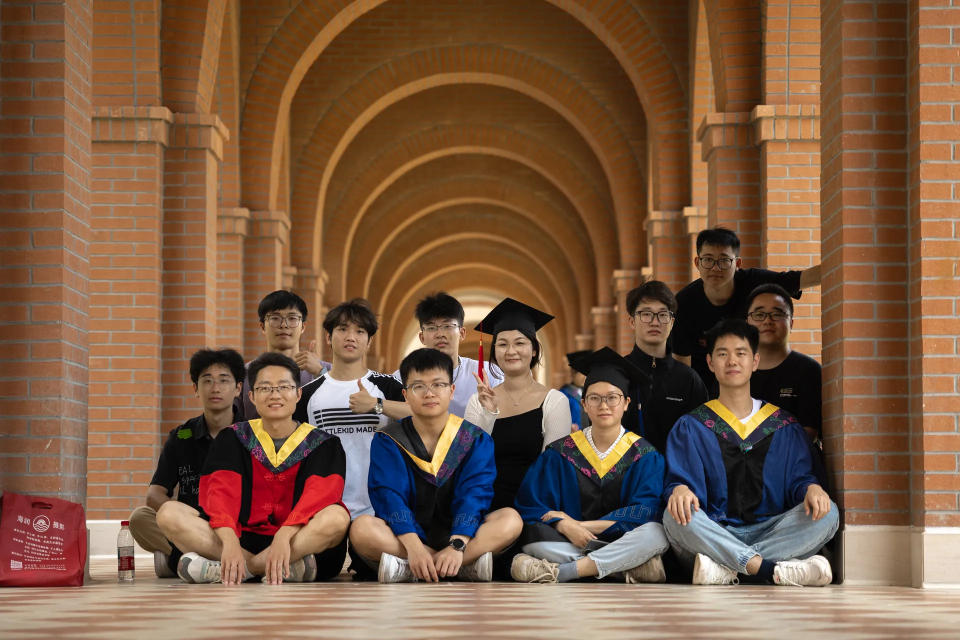
#> input picture assets/photo/05eb1f58b8d38bfffea3672271a0950.webp, 1920 x 1279 px (shown at 1/2 size); its folder holds 4 pictures in this run; the run also reads 1 picture not shown here
$ python compression.py
#> lines starting #> are read from the running program, lines starting #| are printed output that depends on the picture
import os
from PIL import Image
from concurrent.futures import ThreadPoolExecutor, as_completed

# 输入输出目录
input_dir = "assets/photo"
output_dir = "assets/photo1"

# 创建输出目录
os.makedirs(output_dir, exist_ok=True)

# 支持格式
valid_ext = ['.jpg', '.jpeg', '.png', '.webp']

# 压缩质量（10~95）
quality = 10

# 是否转成 webp（True/False）
convert_to_webp = False

# 最大允许尺寸（自动缩放），不缩放则设 None
max_size = 2000


def compress_image(input_path, output_path):
    try:
        img = Image.open(input_path)

        # 自动缩小尺寸
        if max_size:
            w, h = img.size
            if max(w, h) > max_size:
                scale = max_size / max(w, h)
                img = img.resize((int(w * scale), int(h * scale)), Image.LANCZOS)

        # 转为 RGB 避免 PNG alpha 问题
        if img.mode in ("RGBA", "P"):
            img = img.convert("RGB")

        # 导出 webp
        if convert_to_webp:
            output_path = output_path.rsplit(".", 1)[0] + ".webp"
            img.save(output_path, "webp", quality=quality, optimize=True)
        else:
            img.save(output_path, quality=quality, optimize=True)

        return f"✔ 压缩完成: {input_path} → {output_path}"

    except Exception as e:
        return f"✘ 失败: {input_path}, 错误: {e}"


def get_all_images():
    tasks = []
    for root, dirs, files in os.walk(input_dir):
        for file in files:
            ext = os.path.splitext(file)[1].lower()
            if ext in valid_ext:
                input_path = os.path.join(root, file)

                # 保持目录结构
                rel_dir = os.path.relpath(root, input_dir)
                save_dir = os.path.join(output_dir, rel_dir)
                os.makedirs(save_dir, exist_ok=True)
                output_path = os.path.join(save_dir, file)

                tasks.append((input_path, output_path))
    return tasks


def main():
    tasks = get_all_images()

    print(f"共发现 {len(tasks)} 张图片，开始多线程压缩...\n")

    # 线程数（可按 CPU 核心调整，建议 4~16）
    thread_count = 16

    with ThreadPoolExecutor(max_workers=thread_count) as executor:
        future_list = {executor.submit(compress_image, inp, out): (inp, out) for inp, out in tasks}
#> in compress_image, img is the input picture: PIL image 1920x1279 RGB; mean R, G, B 123.6, 90.9, 67.1
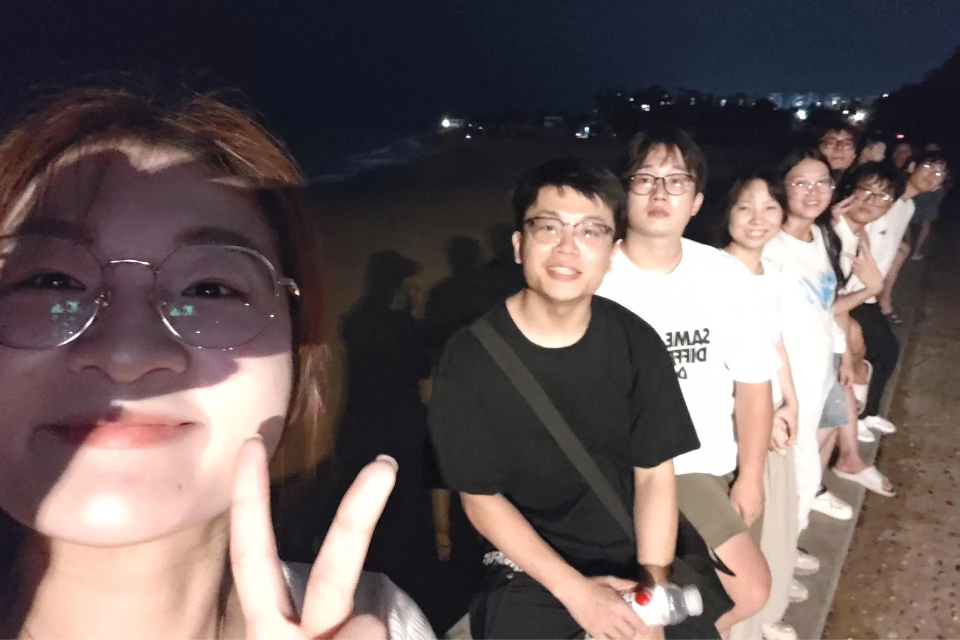
#> input picture assets/photo/0b9ed68cd6989bea87e1f0c0579e28d.webp, 1920 x 1280 px (shown at 1/2 size)
#> in compress_image, img is the input picture: PIL image 1920x1280 RGB; mean R, G, B 104.2, 90.7, 90.2
#> call 3 of compress_image, with input_path = 'assets/photo/13395145353083158.webp', output_path = 'assets/photo1/./13395145353083158.webp'
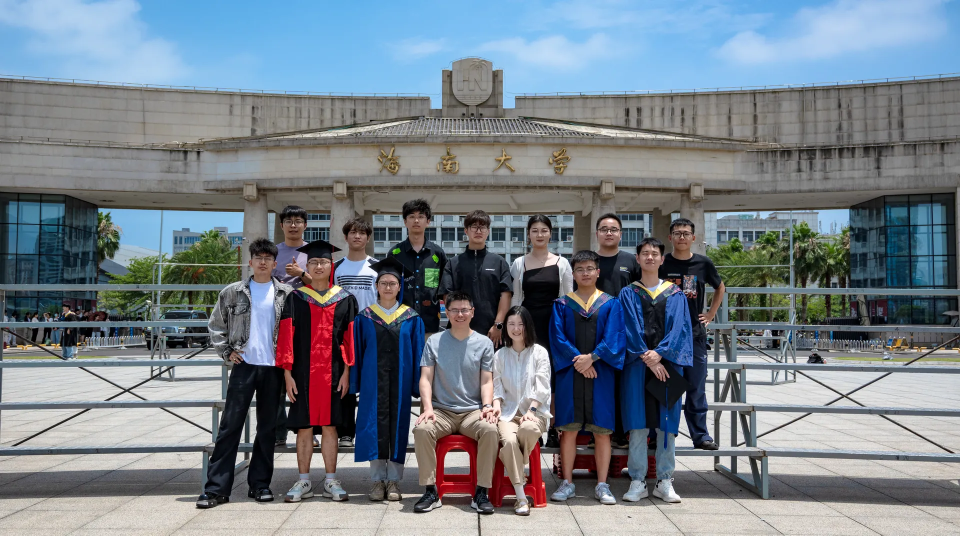
#> input picture assets/photo/13395145353083158.webp, 1920 x 1071 px (shown at 1/2 size)
#> in compress_image, img is the input picture: PIL image 1920x1071 RGB; mean R, G, B 116.8, 126, 135

        for future in as_completed(future_list):
            print(future.result())


if __name__ == "__main__":
    main()
